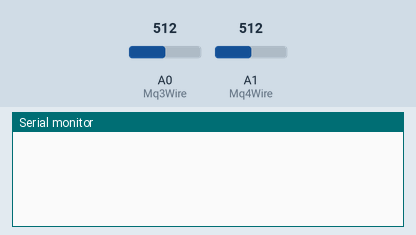
Bench run of a sketch on a simulated Arduino Uno, built with avr-gcc and run on an emulated ATmega328P. On the bench: the last lines printed to the serial monitor. The test bench sets the inputs (shaded band); at power-on: A0 (Mq3Wire) = 512, A1 (Mq4Wire) = 512.

Above: at 3.2 s.
3.3 s: A0 (Mq3Wire) set to 716
At 4.2 s:
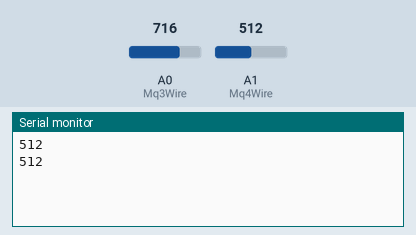
7.5 s: A1 (Mq4Wire) set to 306
At 9.5 s:
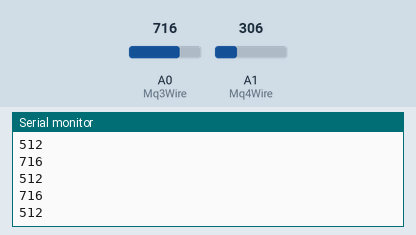
10.7 s: A0 (Mq3Wire) set to 900
At 11.5 s:
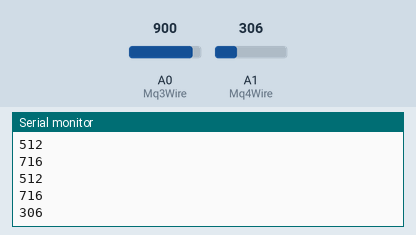
13.9 s: A1 (Mq4Wire) set to 122
At 16.8 s:
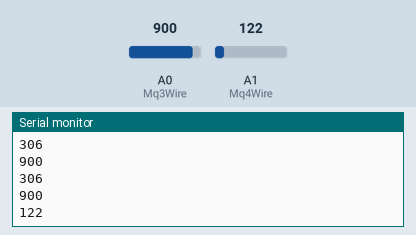
Timing chart, 0 to 18.1 s (numbered marks = the images above; inputs shaded):
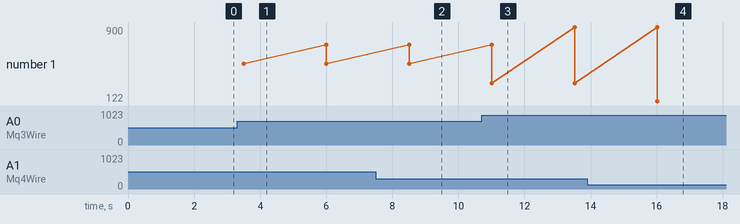

The sketch:

ArduinoCode.ino
```cpp
#define USE_ARDUINO_INTERRUPTS true    // Set-up low-level interrupts for most acurate BPM math.
//#include <Simpletimer.h>
//#include <ESP8266WiFi.h>  // Includes the PulseSensorPlayground Library.
#include <SoftwareSerial.h>
#include<ArduinoJson.h>
//SimpleTimer timer;
SoftwareSerial s(5,6);


//  Variables
const int Mq3Wire = 0;       // PulseSensor PURPLE WIRE connected to ANALOG PIN 0
const int Mq4Wire = 1;
int MQ3 = 0;
int MQ4 = 0;
const int LED13 = 13;          // The on-board Arduino LED, close to PIN 13.
String MQ3_str;
String MQ4_str;


void setup() {

  Serial.begin(115200);     // For Serial Monitor
  s.begin(115200);
  pinMode(Mq3Wire,INPUT);
  pinMode(Mq4Wire,INPUT);
  delay(2000);


}


void loop() {

 MQ3 = analogRead(Mq3Wire);
 MQ4 = analogRead(Mq4Wire);
 delay(1500);
 Serial.println(MQ3);
 Serial.println(MQ4);

 StaticJsonBuffer<1000> jsonBuffer;
 JsonObject& root = jsonBuffer.createObject();
 root["MQ3"] = MQ3;
 root["MQ4"] = MQ4;

 root.printTo(s);
 jsonBuffer.clear();
 delay(1000);
}
```

Measured:
- after the input at 13.9 s, the serial monitor: prints a new line after 2.1 s (image 4)
- plotted number 1: 306 → 122 after the input at 13.9 s
